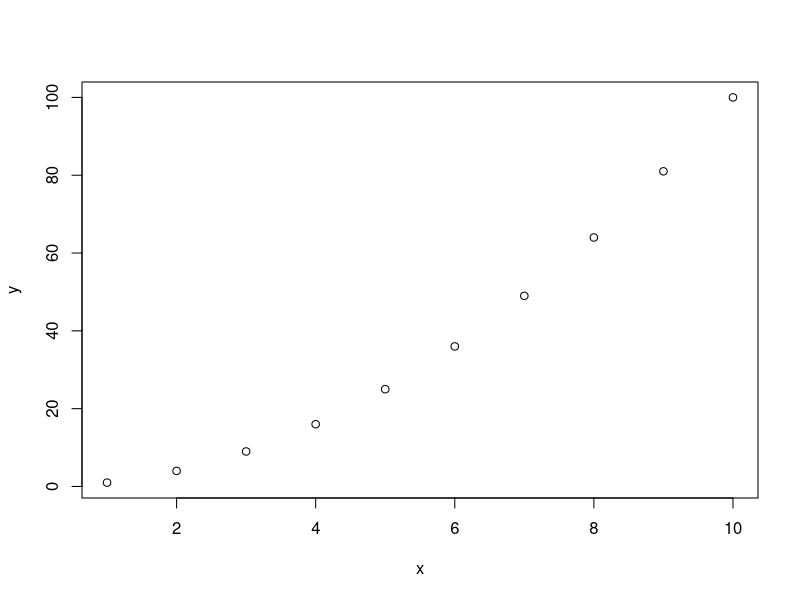

The R source for this figure:
## ---- chunk 1

# R code goes here

# Example

x <- 1:10

y <- x^2

plot(x, y)


